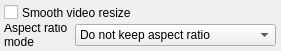
<?xml version="1.0" encoding="UTF-8"?>
<ui version="4.0">
 <class>MultimediaPlayerOptions</class>
 <widget class="QWidget" name="MultimediaPlayerOptions">
  <property name="geometry">
   <rect>
    <x>0</x>
    <y>0</y>
    <width>281</width>
    <height>50</height>
   </rect>
  </property>
  <property name="windowTitle">
   <string>Multimedia player options</string>
  </property>
  <layout class="QGridLayout" name="gridLayout">
   <property name="leftMargin">
    <number>4</number>
   </property>
   <property name="topMargin">
    <number>5</number>
   </property>
   <property name="rightMargin">
    <number>5</number>
   </property>
   <property name="bottomMargin">
    <number>5</number>
   </property>
   <property name="spacing">
    <number>4</number>
   </property>
   <item row="0" column="0">
    <widget class="QCheckBox" name="chkSmoothResize">
     <property name="sizePolicy">
      <sizepolicy hsizetype="Maximum" vsizetype="Preferred">
       <horstretch>0</horstretch>
       <verstretch>0</verstretch>
      </sizepolicy>
     </property>
     <property name="text">
      <string/>
     </property>
    </widget>
   </item>
   <item row="0" column="1" colspan="2">
    <widget class="QLabel" name="label">
     <property name="sizePolicy">
      <sizepolicy hsizetype="Expanding" vsizetype="Preferred">
       <horstretch>0</horstretch>
       <verstretch>0</verstretch>
      </sizepolicy>
     </property>
     <property name="text">
      <string>Smooth video resize</string>
     </property>
     <property name="wordWrap">
      <bool>true</bool>
     </property>
    </widget>
   </item>
   <item row="1" column="0" colspan="2">
    <widget class="QLabel" name="lblAspectRatioMode">
     <property name="sizePolicy">
      <sizepolicy hsizetype="Expanding" vsizetype="Preferred">
       <horstretch>0</horstretch>
       <verstretch>0</verstretch>
      </sizepolicy>
     </property>
     <property name="text">
      <string>Aspect ratio mode</string>
     </property>
     <property name="wordWrap">
      <bool>true</bool>
     </property>
    </widget>
   </item>
   <item row="1" column="2">
    <widget class="QComboBox" name="cmbAspectRatioMode">
     <property name="sizeAdjustPolicy">
      <enum>QComboBox::AdjustToContents</enum>
     </property>
     <item>
      <property name="text">
       <string>Do not keep aspect ratio</string>
      </property>
     </item>
     <item>
      <property name="text">
       <string>Keep aspect ratio</string>
      </property>
     </item>
     <item>
      <property name="text">
       <string>Keep aspect ratio by expanding</string>
      </property>
     </item>
    </widget>
   </item>
  </layout>
 </widget>
 <resources/>
 <connections/>
</ui>
